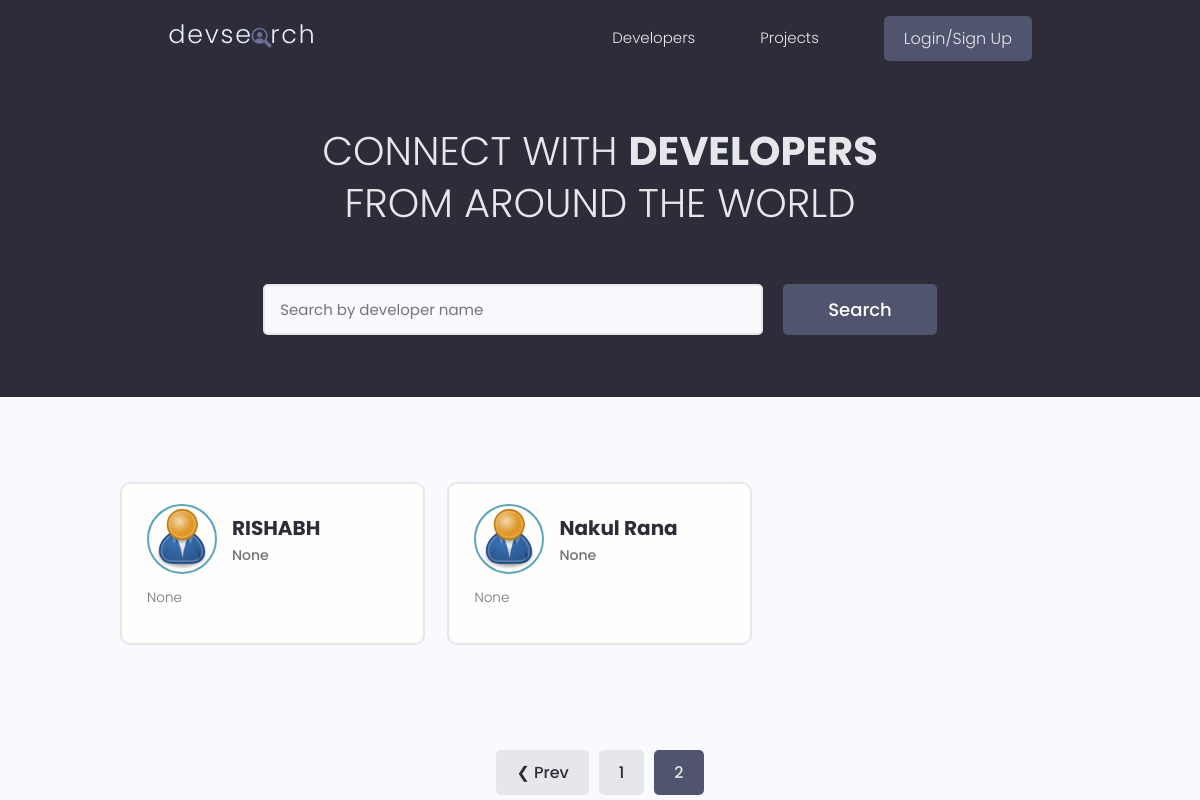
Page /?page=2 on the earlier database version.
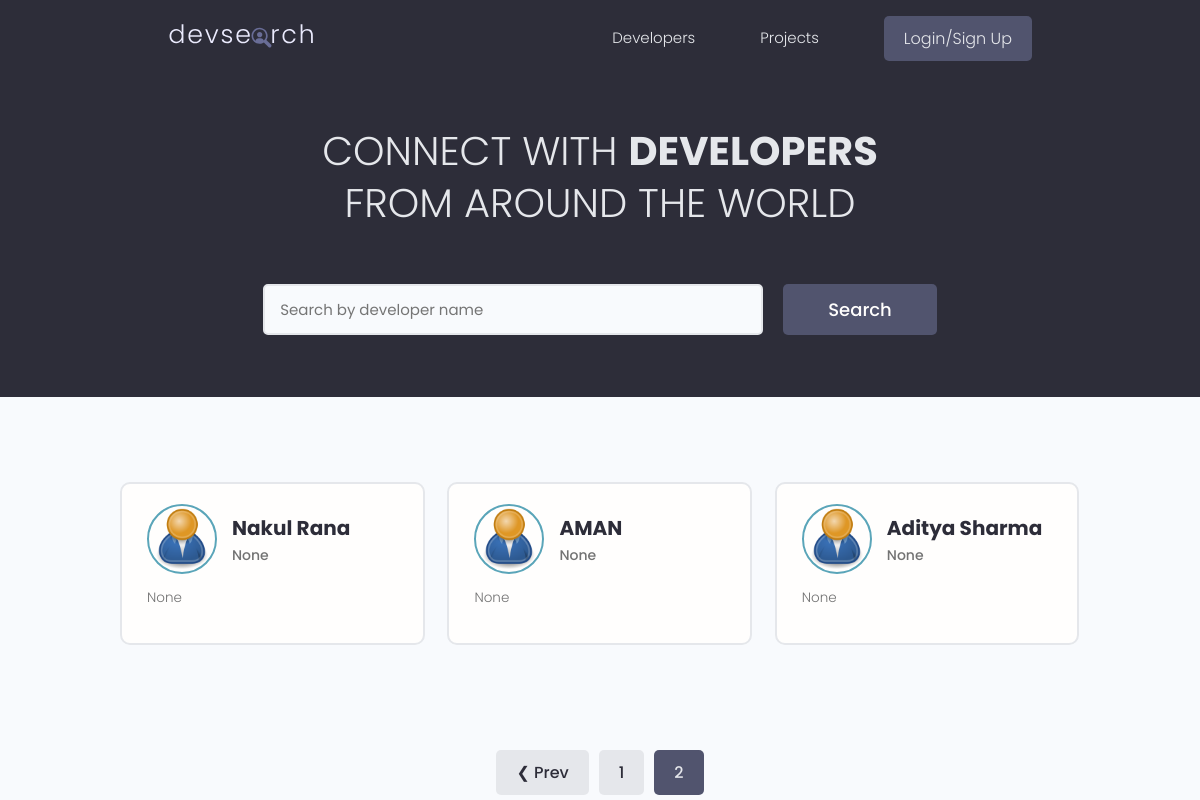
Same page on the later database version.
### users/models.py (models this page shows, shortened)
class Profile(models.Model):
    user=models.OneToOneField(User,on_delete=models.CASCADE,null=True,blank=True)
    name=models.CharField(max_length=200,blank=True,null=True)
    email=models.EmailField(max_length=500,blank=True,null=True)
    user_name=models.CharField(max_length=200,blank=True,null=True)
    location=models.CharField(max_length=200,blank=True,null=True)
    short_intro=models.CharField(max_length=200,blank=True,null=True)
    bio=models.TextField(blank=True,null=True)
    profile_image=models.ImageField(null=True,blank=True,upload_to='profiles/',default="profiles/user-default.png")
    social_github=models.CharField(max_length=200,blank=True,null=True)
    social_twitter=models.CharField(max_length=200,blank=True,null=True)
    social_linkedin=models.CharField(max_length=200,blank=True,null=True)
    social_youtube=models.CharField(max_length=200,blank=True,null=True)
    social_website=models.CharField(max_length=200,blank=True,null=True)
    created=models.DateTimeField(auto_created=True,null=True,blank=True)
    id=models.UUIDField(default=uuid.uuid4,unique=True,primary_key=True,editable=False)

### users/views.py (the view)
# urls.py: path('', views.profiles, name = "profiles"),
def profiles(request):
    profiles,search_query=searchProfiles(request)
    custom_range,profiles=paginateProfiles(request,profiles,3)
    context = {'profiles':profiles,'search_query':search_query,'custom_range':custom_range}
    return render(request, 'users/profiles.html',context)

### users/utils.py (called while the page is built)
def paginateProfiles(request,profiles,results):
    page=request.GET.get('page')
    paginator=Paginator(profiles, results)
    try:
        profiles=paginator.page(page)
    except PageNotAnInteger:
        page=1
        profiles=paginator.page(page)
    except EmptyPage:
        page=paginator.num_pages
        profiles=paginator.page(page)
    leftIndex=(int(page)-4)
    if leftIndex<1:
        leftIndex=1
    rightIndex=(int(page)+5)
    if rightIndex>paginator.num_pages:
        rightIndex=paginator.num_pages+1
    custom_range=range(leftIndex,rightIndex)
    return custom_range,profiles

def searchProfiles(request):
    search_query=''
    if request.GET.get('search_query'):
        search_query = request.GET.get('search_query')
    skills= Skill.objects.filter(name__icontains=search_query)
    profiles=Profile.objects.distinct().filter(
        Q(name__icontains=search_query) |
        Q(short_intro__icontains=search_query)|
        Q(skill__in=skills)
        ).order_by('-created')
    return profiles,search_query

### users/templates/users/profiles.html (shortened to what this page needs)
{% extends 'main.html' %}
{% block content %}
  <main class="home">
    <section class="hero-section text-center">
      <div class="container container--narrow">
        <div class="hero-section__box">
          <h2>CONNECT WITH <span>DEVELOPERS</span></h2>
          <h2>FROM AROUND THE WORLD</h2>
        </div>
        <div class="hero-section__search">
          <form id='searchForm' class="form" action="{% url 'profiles' %}" method="get">
            <div class="form__field">
              <input class="input input--text" id="formInput#search" type="text" name="search_query"
               value="{{search_query}}" placeholder="Search by developer name" />
            </div>
            <input class="btn btn--sub btn--lg" type="submit" value="Search" />
          </form>
        </div>
      </div>
    </section>
    <section class="devlist">
      <div class="container">
        <div class="grid grid--three">
          {% for profile in profiles %}
          <div class="column card">
            <div class="dev">
              <a href="{% url 'user-profile' profile.id %}" class="card__body">
                <div class="dev__profile">
                  <img class="avatar avatar--md" src="{{profile.profile_image.url}}" alt="image" />
                  <div class="dev__meta">
                    <h3>{{profile.name}}</h3>
                    <h5>{{profile.short_intro|slice:"60"}}</h5>
                  </div>
                </div>
                <p class="dev__info">{{profile.bio|slice:"150"}}</p>
              </a>
            </div>
          </div>
          {% endfor %}
        </div>
      </div>
    </section>
    {% include 'pagination.html' with queryset=profiles custom_range=custom_range %}
  </main>
{% endblock content %}

Differences in the rows shown:
no longer on this page (row unchanged): Profile: profile_image (placeholder picture), name "RISHABH", short_intro "None", bio "None"
added Profile: profile_image (placeholder picture), name "AMAN", short_intro "None", bio "None"
added Profile: profile_image (placeholder picture), name "Aditya Sharma", short_intro "None", bio "None"
